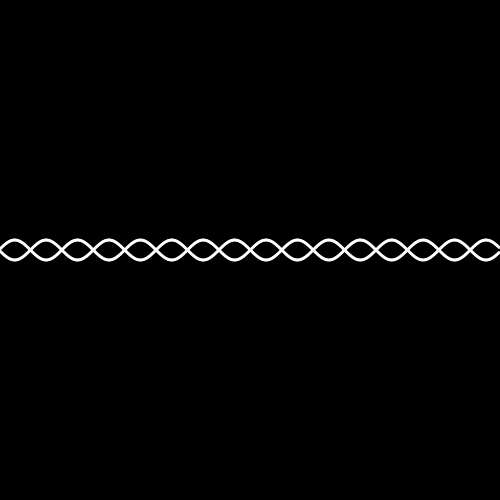
Frame 1 (no input)
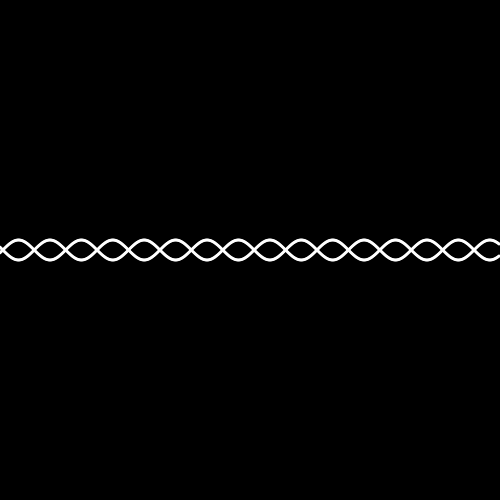
Frame 60 (the mouse pressed at the canvas centre just before this capture)
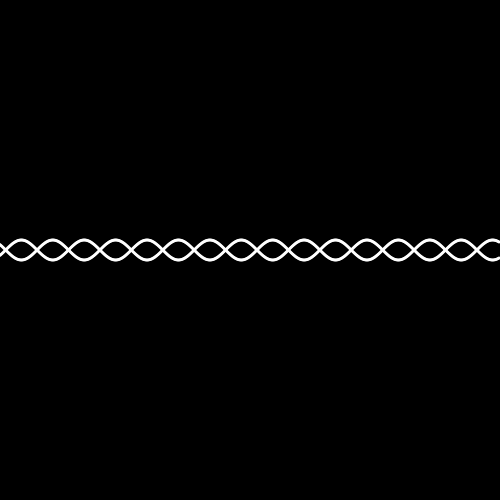
Frame 120 (the mouse held since frame 60 and released just before this capture)

The Processing sketch that drew these frames (run headless with seeded random() and noise(); from frame 60 on, the mouse is pressed at the canvas centre):

// Processing sketch: sinWave
// ── sinWave.pde
float x = 0;

void setup() {
  size(500, 500);
  background(0);
}

void draw() {
  background(0);
  for (int x = 0; x < width; x++) {
    float freq = frameCount* 0.1 + x * 0.1; // position, angle or time!
    float amp = 10; // -10 to 10
    float sinValue = sin(freq) * amp;
    float y1 = height/2 + sinValue;
    float y2 = height/2 - sinValue;
    
    noStroke();
    fill(255);
    ellipse(x, y1, 3, 3);
    ellipse(x, y2, 3, 3);
  }
  
}
